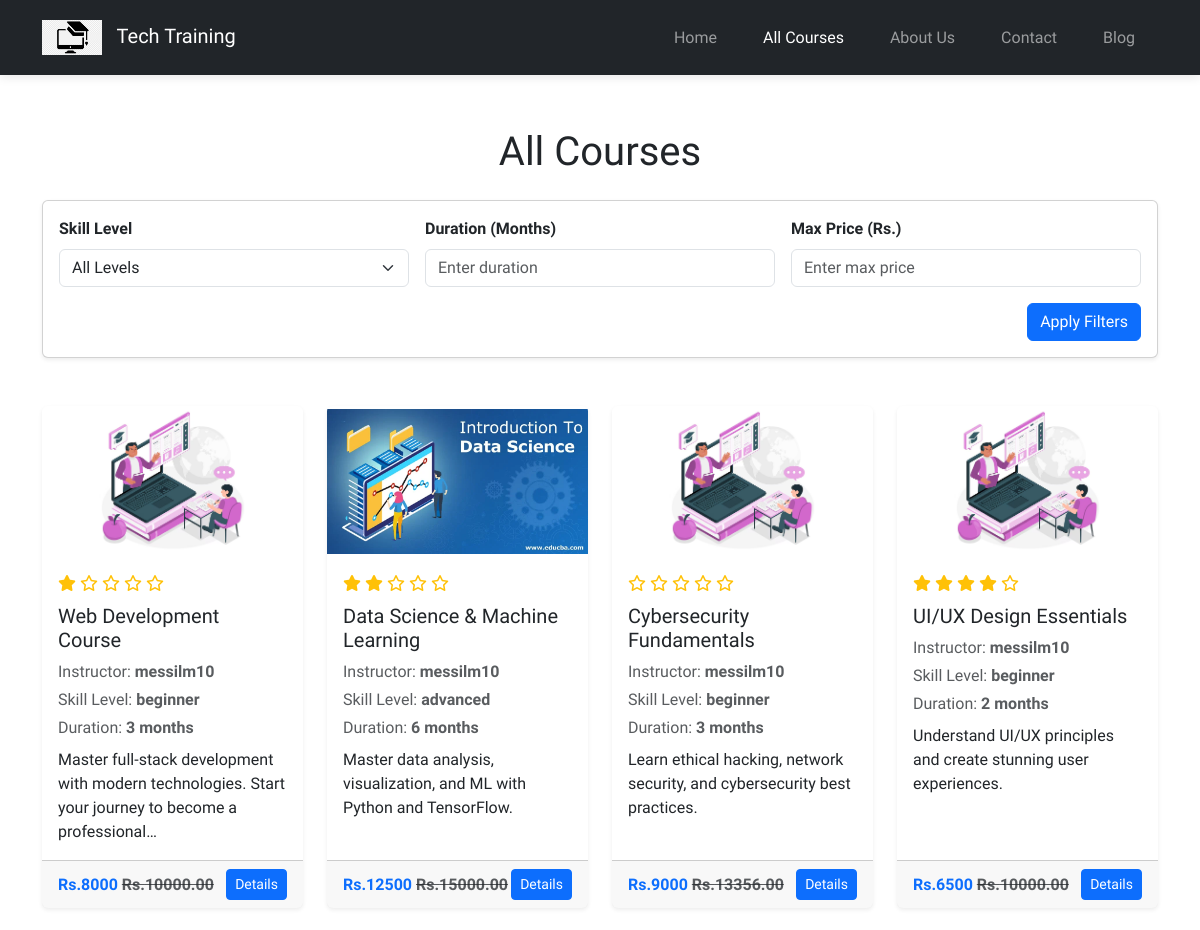
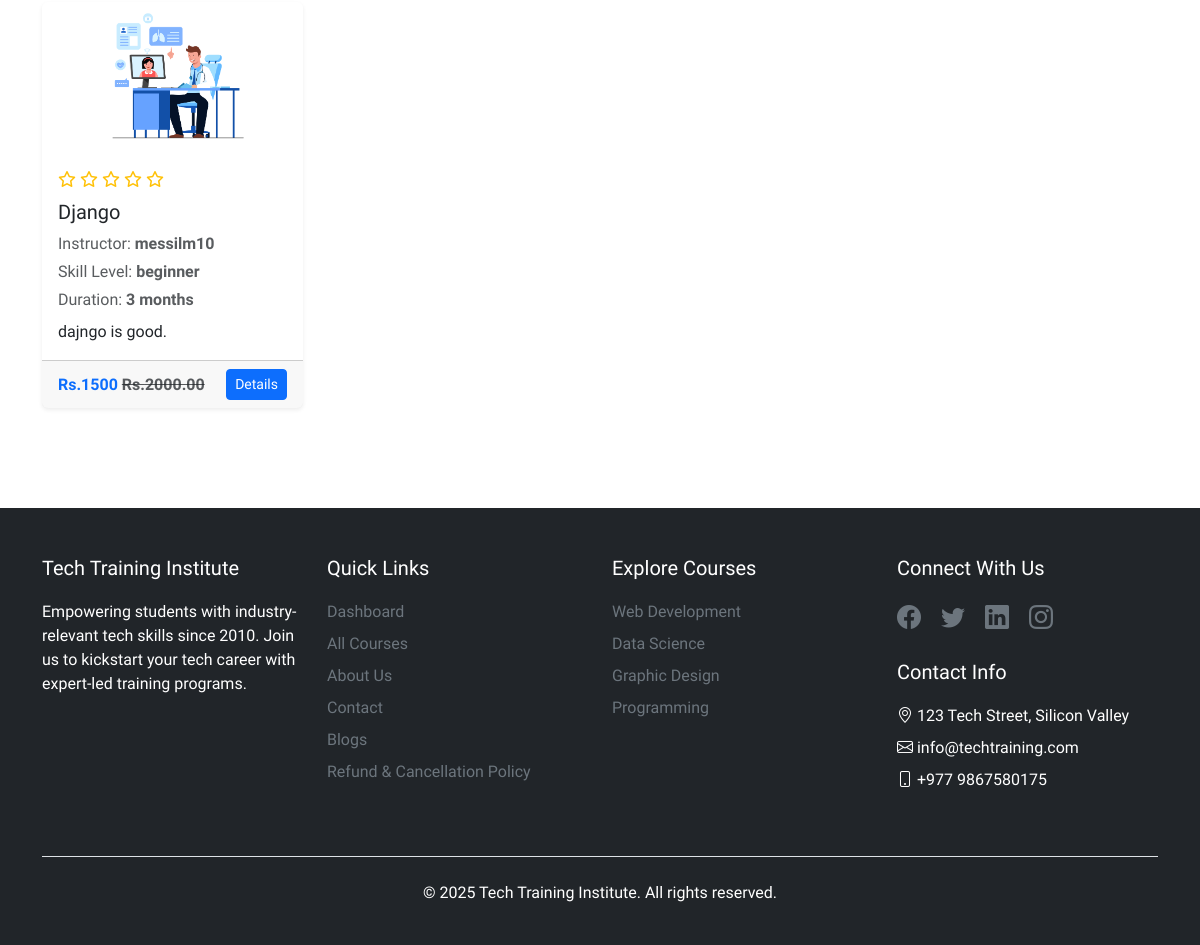
Screenshot of /courses with the database file from the repository (2 pictures, top to bottom).
### main_page_app/models.py (models this page shows, shortened)
class Courses(models.Model):
    CATEGORY_CHOICES = [
        ("programming", "Programming"),
        ("web development", "Web Development"),
        ("data science & analytics", "Data Science & Analytics"),
        ("graphic designing", "Graphic Designing"),
    ]
    SKILL_LEVEL = [
        ("beginner", "Beginner"),
        ("intermediate", "Intermediate"),
        ("advanced", "Advanced"),
    ]
    title = models.CharField(max_length=200)
    category = models.CharField(max_length=100, choices=CATEGORY_CHOICES)
    skill_level = models.CharField(max_length=100, choices=SKILL_LEVEL)
    description = models.TextField()
    syllabus = models.TextField(null=True)
    course_material = models.FileField(
        upload_to="course_materials/", blank=True, null=True
    )
    image = models.ImageField(upload_to="images/courses/", blank=True, null=True)
    price = models.DecimalField(max_digits=10, decimal_places=2)
    discount = models.PositiveIntegerField(default=0)
    instructor = models.ForeignKey(
        CustomUser,
        on_delete=models.CASCADE,
        limit_choices_to={"user_type": "instructor"},
        null=True,
    )
    duration = models.CharField(
        max_length=50, help_text="in months"
    )  # duration like 3 months
    enrollment_deadline = models.DateField()
    prerequisites = models.TextField(
        blank=True, null=True
    )  # (e.g., "Basic understanding of programming").
    special_offers = models.ManyToManyField(SpecialOffers, blank=True)
    course_rating = models.DecimalField(max_digits=3, decimal_places=2, default=0.0)
    is_new = models.BooleanField(default=True)
    is_active = models.BooleanField(default=True)
    created_at = models.DateTimeField(auto_now_add=True)
    updated_at = models.DateTimeField(auto_now=True)

class CustomUser(AbstractUser):
    USER_TYPE = (
        ("student", "Student"),
        ("instructor", "Instructor"),
    )
    user_type = models.CharField(max_length=100, choices=USER_TYPE, default="student")
    user_profile_image = models.ImageField(upload_to="images/profile_images/")
    phone = models.CharField(max_length=15, blank=True, null=True)
    address = models.TextField(blank=True, null=True)
    bio = models.TextField(blank=True, null=True)
    def __str__(self):
        return self.username

### main_page_app/views.py (the view)
# urls.py: path("courses", courses, name="courses"),
def courses(request):
    courses = Courses.objects.filter(is_active=True)
    skill_level = request.GET.get("skill_level")
    duration = request.GET.get("duration")
    price = request.GET.get("price")
    if skill_level:
        courses = courses.filter(skill_level__iexact=skill_level)
    if duration:
        courses = courses.filter(duration__lte=duration)
    if price:
        courses = courses.filter(price__lte=price)
    context = {
        "courses": courses,
        "date": datetime.now().year,
        "selected_skill_level": skill_level,
        "selected_duration": duration,
        "selected_price": price,
    }
    return render(request, "mainpage_html/courses.html", context)

### main_page_app/templates/mainpage_html/courses.html (shortened to what this page needs)
{% extends 'base.html' %}
{% block content %}
{% load static %}
<div class="text-center mt-5">
  <h1>All Courses</h1>
</div>
<div class="container my-4">
  <div class="card shadow-sm p-3">
    <form method="GET" class="row g-3 align-items-center">
      <div class="col-md-4">
        <label for="skill_level" class="form-label fw-bold">Skill Level</label>
        <select class="form-select" name="skill_level" id="skill_level">
          <option value="">All Levels</option>
        </select>
      </div>
      <div class="col-md-4">
        <label for="duration" class="form-label fw-bold">Duration (Months)</label>
        <input type="number" class="form-control" name="duration" id="duration"
               placeholder="Enter duration" value="{{ selected_duration|default:'' }}">
      </div>
      <div class="col-md-4">
        <label for="price" class="form-label fw-bold">Max Price (Rs.)</label>
        <input type="number" class="form-control" name="price" id="price"
               placeholder="Enter max price" value="{{ selected_price|default:'' }}">
      </div>
      <div class="col-12 text-end">
        <button type="submit" class="btn btn-primary">Apply Filters</button>
      </div>
    </form>
  </div>
</div>
<div class="container my-5">
  <div class="row row-cols-1 row-cols-md-2 row-cols-lg-4 g-4" data-aos="fade-down" data-aos-duration="1000">
    {% for course in courses %}
    <div class="col">
      <div class="card h-100 shadow-sm border-0 hover-scale">
        <img src="{% if course.image %}{{ course.image.url }}{% else %}{% static 'images/default.png' %}{% endif %}"
             class="card-img-top img-fluid"
             alt="Course Image"
             style="height: 150px; object-fit: contain;">
        <div class="card-body">
          <div class="mb-2">
            <div class="d-flex align-items-center">
              <span class="text-warning">
                {% for _ in "12345" %}
                  {% if forloop.counter <= course.course_rating %}
                    <i class="fas fa-star"></i>
                  {% else %}
                    <i class="far fa-star"></i>
                  {% endif %}
                {% endfor %}
              </span>
            </div>
          </div>
          <h5 class="card-title">{{ course.title }}</h5>
          <p class="text-muted mb-1">Instructor: <span class="fw-bold">{{ course.instructor }}</span></p>
          <p class="text-muted mb-1">Skill Level: <span class="fw-bold">{{ course.skill_level }}</span></p>
          <p class="text-muted mb-2">Duration: <span class="fw-bold">{{ course.duration }} months</span></p>
          <p class="card-text">{{ course.description|truncatechars:100 }}</p>
        </div>
        <div class="card-footer d-flex justify-content-between align-items-center">
          <span class="text-primary fw-bold">
            Rs.{{ course.discount }}
            <del class="text-muted">Rs.{{ course.price }}</del>
          </span>
          <a href="{% url 'course_one' course.id %}"><button class="btn btn-primary btn-sm">Details</button></a>
        </div>
      </div>
    </div>
    {% endfor %}
  </div>
</div>
{% endblock %}

### main_page_app/static/css/styles.css (style rules this page uses)
body { padding-top: 80px; font-family: var(--font-base), sans-serif; }
:root { --font-base: "Bai Jamjuree"; }
.card { transition: transform 0.3s ease, box-shadow 0.3s ease; }

### rows the page displays
Courses: course_rating 1 (drawn), title "Web Development Course", instructor "messilm10", skill_level "beginner", duration "3", description "Master full-stack development with modern technologies. Start your journey to become a professional…", discount "8000", price "10000.00"
Courses: image (picture), course_rating 2 (drawn), title "Data Science & Machine Learning", instructor "messilm10", skill_level "advanced", duration "6", description "Master data analysis, visualization, and ML with Python and TensorFlow.", discount "12500", price "15000.00"
Courses: course_rating 0 (drawn), title "Cybersecurity Fundamentals", instructor "messilm10", skill_level "beginner", duration "3", description "Learn ethical hacking, network security, and cybersecurity best practices.", discount "9000", price "13356.00"
Courses: course_rating 4 (drawn), title "UI/UX Design Essentials", instructor "messilm10", skill_level "beginner", duration "2", description "Understand UI/UX principles and create stunning user experiences.", discount "6500", price "10000.00"
Courses: image (picture), course_rating 0 (drawn), title "Django", instructor "messilm10", skill_level "beginner", duration "3", description "dajngo is good.", discount "1500", price "2000.00"
